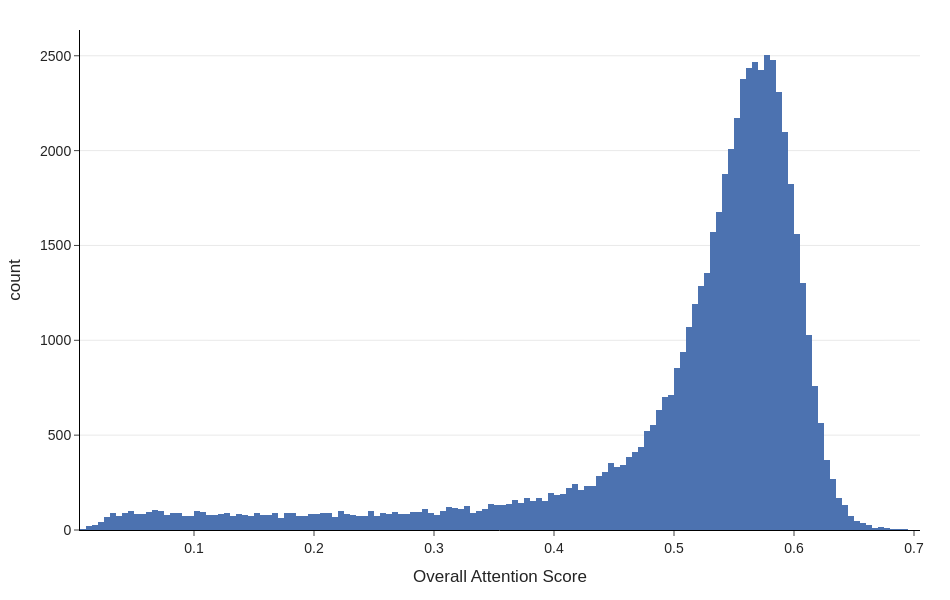

The code cell stored with this chart in its notebook:
### Code cell
fig = px.histogram(
    data_frame=entities_df,
    x='Sigmoid_Score'
)

fig = style_paper_plot(fig)
fig.update_layout(xaxis_title="Overall Attention Score")

fig.show()

### Figure 1 — Plotly figure (JSON) as saved in the notebook; plotly's stock layout.template omitted (floating-point values rounded to 4 significant figures; data arrays with more than 128 entries replaced by an {"elided": "..."} marker saying what was removed)
{"data": [{"bingroup": "x", "hovertemplate": "Sigmoid_Score=%{x}<br>count=%{y}<extra></extra>", "legendgroup": "", "marker": {"color": "rgb(76,114,176)", "pattern": {"shape": ""}}, "name": "", "orientation": "v", "showlegend": false, "type": "histogram", "x": {"elided": "58198 float values"}, "xaxis": "x", "yaxis": "y"}], "layout": {"barmode": "relative", "font": {"family": "Arial", "size": 14}, "height": 600, "legend": {"tracegroupgap": 0}, "margin": {"b": 70, "l": 80, "r": 30, "t": 30}, "paper_bgcolor": "white", "plot_bgcolor": "white", "width": 950, "xaxis": {"anchor": "y", "domain": [0, 1], "linecolor": "black", "linewidth": 1, "showgrid": false, "showline": true, "ticks": "outside", "title": {"text": "Overall Attention Score"}, "zeroline": false}, "yaxis": {"anchor": "x", "domain": [0, 1], "gridcolor": "lightgray", "gridwidth": 0.5, "linecolor": "black", "linewidth": 1, "showgrid": true, "showline": true, "ticks": "outside", "title": {"text": "count"}, "zeroline": false}}}
